Frame 1 (no input): blank canvas, image omitted
Frame 60 (no input): blank canvas, image omitted
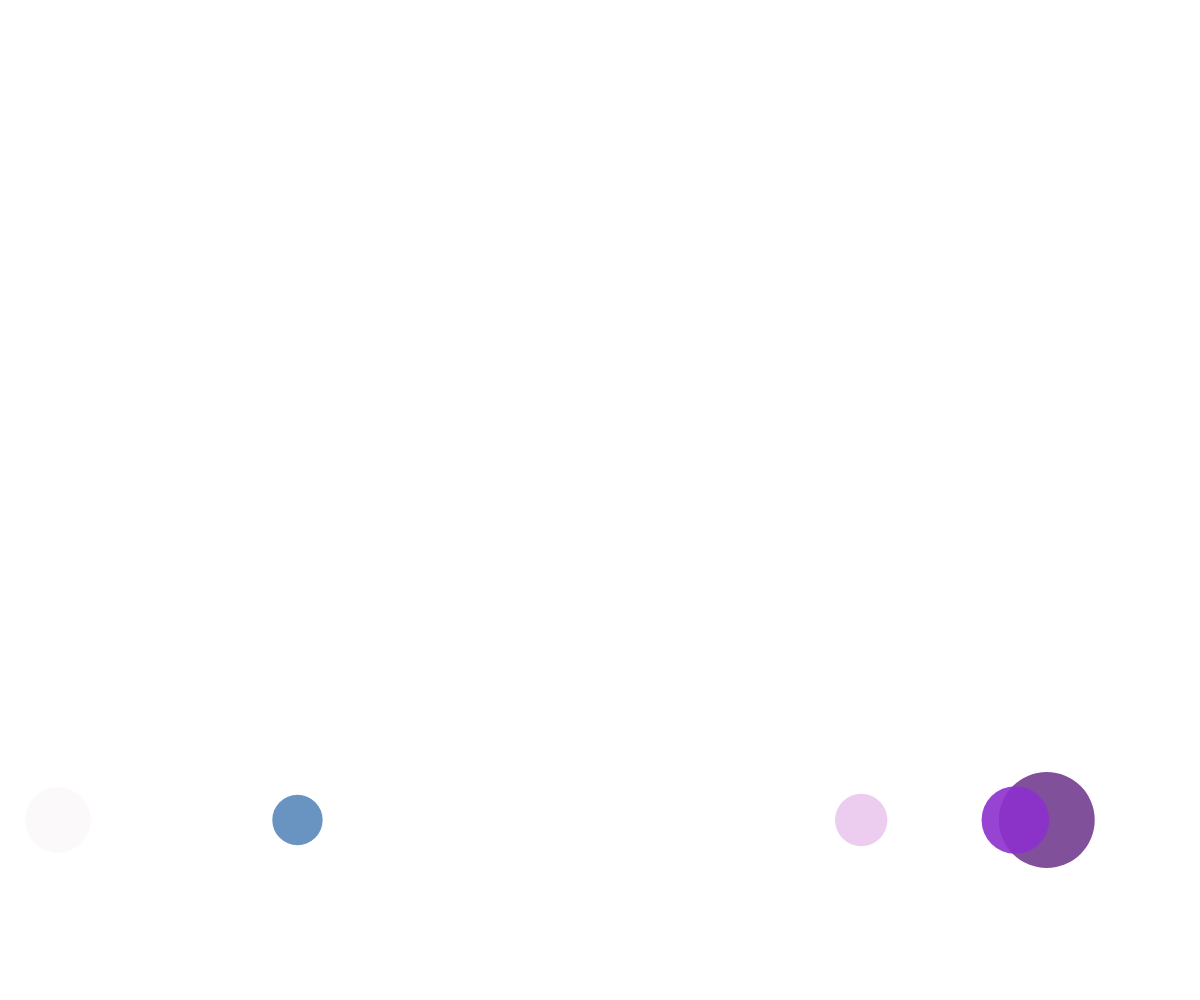
Frame 120 (the mouse pressed at the canvas centre since frame 60)

The p5.js sketch whose frames 1 and 60 were blank and that drew this single picture after the mouse press (run headless with seeded random() and noise() and a simulated clock; from frame 60 on, the mouse is pressed at the canvas centre):

// p5.js sketch
// ── sketch.js
// Bubble Demo

let theBubbles = [];

function setup() {
  createCanvas(windowWidth, windowHeight); 
}

function draw() {
  background("white");
  bubbleUp();
  displayBubble();
}

function mousePressed() {
  for (let i=0; i<5; i++) {
    spawnBubble();
  }
}

function spawnBubble() {
  let bubble = {
    x: random(width),
    y: height,
    radius: random(20, 50),
    dx: 0,
    dy: -3,
    theColor: color(random(255), random(255), random(255), random(255)),
  };
  theBubbles.push(bubble);
}

function bubbleUp() {
  for (let bubble of theBubbles) {
    bubble.y += bubble.dy;
  
    //jitter sideways
    bubble.x += random(-5, 5);
  }
}

function displayBubble() {
  for (let bubble of theBubbles) {
    noStroke();
    fill(bubble.theColor);
    circle(bubble.x, bubble.y, bubble.radius*2);
  }
}
